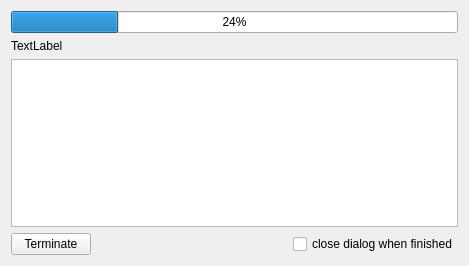
<?xml version="1.0" encoding="UTF-8"?>
<ui version="4.0">
 <class>Form</class>
 <widget class="QWidget" name="Form">
  <property name="geometry">
   <rect>
    <x>0</x>
    <y>0</y>
    <width>469</width>
    <height>266</height>
   </rect>
  </property>
  <property name="windowTitle">
   <string>Form</string>
  </property>
  <layout class="QVBoxLayout" name="verticalLayout">
   <item>
    <widget class="QProgressBar" name="progressBar">
     <property name="value">
      <number>24</number>
     </property>
    </widget>
   </item>
   <item>
    <widget class="QLabel" name="labelElapsed">
     <property name="text">
      <string>TextLabel</string>
     </property>
    </widget>
   </item>
   <item>
    <widget class="QPlainTextEdit" name="textLog"/>
   </item>
   <item>
    <layout class="QHBoxLayout" name="horizontalLayout">
     <item>
      <widget class="QPushButton" name="buttonTerminate">
       <property name="text">
        <string>Terminate</string>
       </property>
      </widget>
     </item>
     <item>
      <spacer name="horizontalSpacer">
       <property name="orientation">
        <enum>Qt::Horizontal</enum>
       </property>
       <property name="sizeHint" stdset="0">
        <size>
         <width>40</width>
         <height>20</height>
        </size>
       </property>
      </spacer>
     </item>
     <item>
      <widget class="QCheckBox" name="checkAutoClose">
       <property name="text">
        <string>close dialog when finished</string>
       </property>
      </widget>
     </item>
    </layout>
   </item>
  </layout>
 </widget>
 <resources/>
 <connections/>
</ui>
